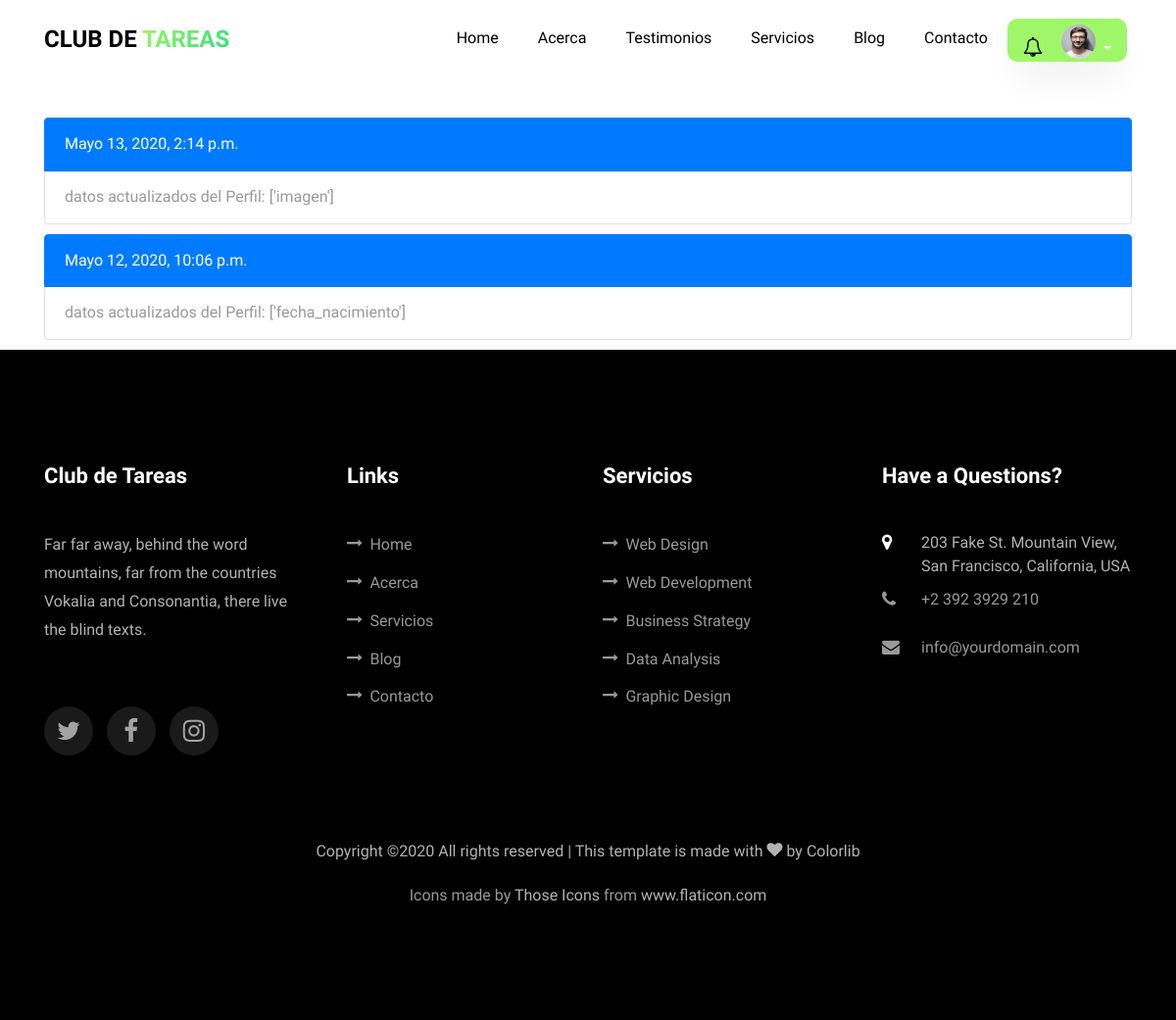
The app's page /historial/ (signed in), older data.
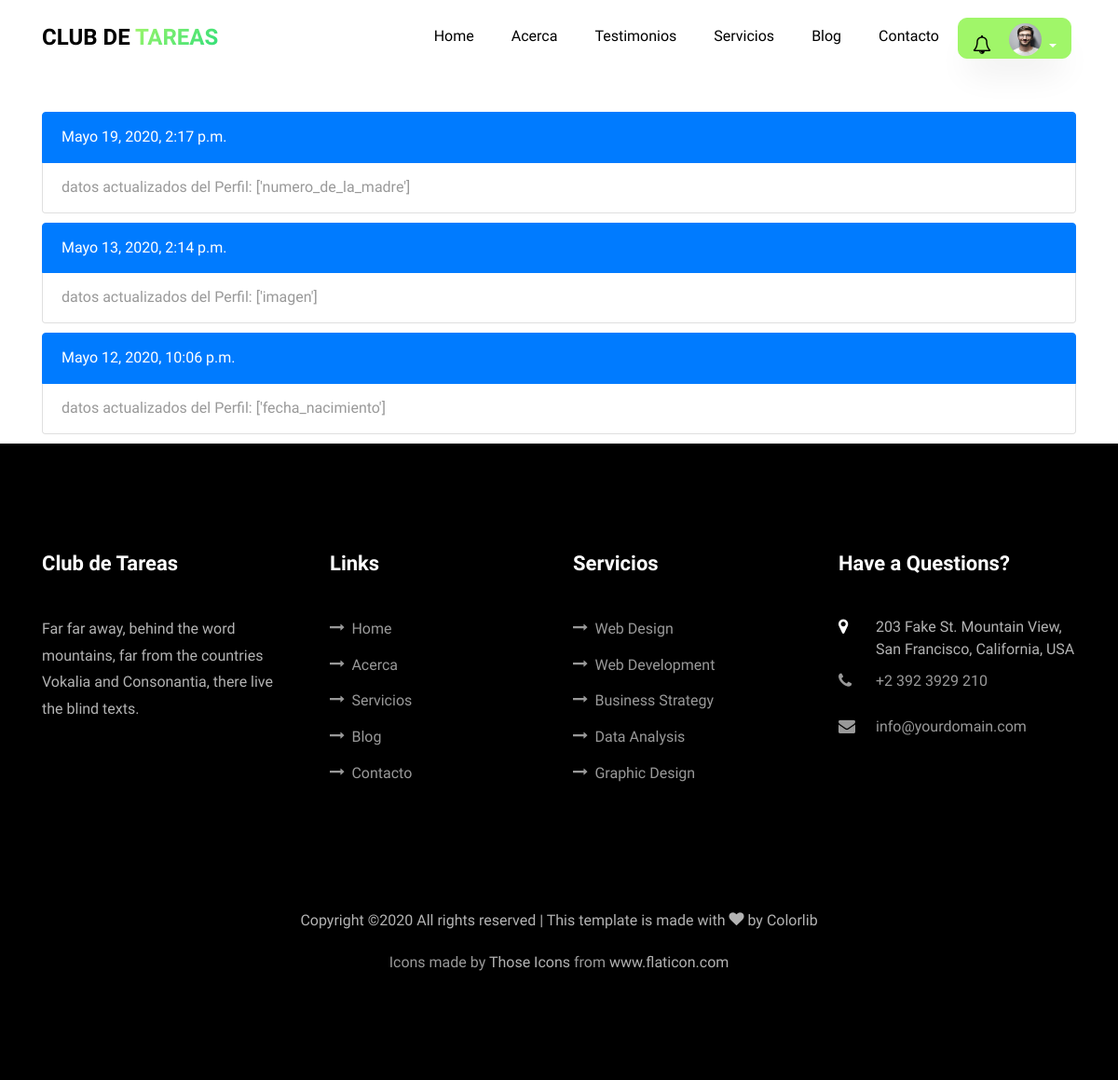
The same page, newer data.
### usuario/models.py (models this page shows, shortened)
class Usuario(AbstractBaseUser,PermissionsMixin):
    imagen       =  models.ImageField(default='default.jpg',upload_to='profile_pics')
    email        =  models.EmailField(max_length=60,blank=True)
    facebook     =  models.CharField(max_length=100,blank=True)
    username     =  models.CharField(max_length=30,unique=True)
    nombre       =  models.CharField(max_length=100)
    apellido     =  models.CharField(max_length=100)
    edad         =  models.IntegerField(blank=True,null=True)
    padecimientos = models.TextField(verbose_name="padecimientos",blank=True)
    asistencia = models.CharField(verbose_name="Días de asistencia",max_length=100,blank=True)
    enfoque = models.CharField(verbose_name="Area en la que guste que se enfocará la atención",max_length=100,blank=True)
    nombre_de_la_madre =  models.CharField(verbose_name="Nombre de la Madre",max_length=100,blank=True)
    edad_de_la_madre =  models.IntegerField(verbose_name="Edad",blank=True, null=True)
    ocupacion_de_la_madre = models.CharField(verbose_name="Ocupación",max_length=100,blank=True)
    numero_de_la_madre   =  models.IntegerField(verbose_name="Número de contacto",blank=True,null=True)
    nombre_del_padre =  models.CharField(verbose_name="Nombre del Padre",max_length=100,blank=True)
    edad_del_padre =  models.IntegerField(verbose_name="Edad",blank=True, null=True)
    ocupacion_del_padre = models.CharField(verbose_name="Ocupación",max_length=100,blank=True)
    numero_del_padre    =  models.IntegerField(verbose_name="Número de contacto",blank=True,null=True)
    fecha_nacimiento = models.DateField(verbose_name="Fecha de nacimiento",blank=True, null=True)
    escuela      =  models.CharField(verbose_name="Nombre de la escuela",max_length=100,blank=True)
    domicilio    =  models.CharField(verbose_name="Domicilio",max_length=150,blank=True)
    status_paquetes = models.BooleanField(verbose_name="¿Tiene Paquetes Activos?",default=False)
    '''
    NIVEL_STATUS = (
         ('k','Kinder'),
         ('p','Primaria'),
         ('s','Secundaria'),
         ('b','bachillerato'),
         ('u','universidad'))
    '''
    nivel_academico = models.CharField(max_length=500,blank=True,verbose_name='Nivel académico del alumno')
    date_joined  =  models.DateTimeField(verbose_name="Fecha de ingreso",auto_now_add=True)
    last_login   =  models.DateTimeField(verbose_name="Ultima fecha de Sesión",auto_now=True)
    is_admin     =  models.BooleanField(verbose_name="¿Es Administrador?",default=False)
    is_active    =  models.BooleanField(verbose_name="¿Esta Acivo?",default=True)
    is_staff     =  models.BooleanField(verbose_name="¿Es parte del Staff?",default=False)
    is_superuser =  models.BooleanField(verbose_name="¿Es Super Usuario?",default=False)
    grupo = models.OneToOneField(Group,on_delete=models.SET_NULL,null=True,blank=True)
    USERNAME_FIELD  = "username"
    REQUIRED_FIELDS = ["nombre","apellido"]
    objects = MyUsuarioManager()

### app/models.py (models this page shows)
class Historial_User(models.Model):
      mensaje = models.CharField(max_length=200)
      usuario = models.ForeignKey(settings.AUTH_USER_MODEL,related_name="historial",on_delete=models.CASCADE)
      fecha = models.DateTimeField(auto_now_add=True,null=True)
      class Meta:
          verbose_name_plural= "Actividad de los Usuarios"

### app/views.py (the view)
# urls.py: path('historial/',views.historial,name='historial'),
@login_required
def historial(request):
    historial = request.user.historial.all().order_by('-fecha')
    context = {
    'historial': historial
    }
    return render(request,'app/historial.html',context)

### app/templates/app/historial.html (shortened to what this page needs)
{% extends 'main/base.html' %}
{% load static %}
{% block content %}
<section>
  <div class="container">
    <div class="row"  style="margin-top:120px">
        <div class="col-md-12 ftco-animate">
          {% if historial %}
              {% for instancia in historial %}
              <ul class="list-group" style="padding-bottom: 10px">
                    <li class="list-group-item active">{{instancia.fecha }}</li>
                    <li class="list-group-item">{{ instancia.mensaje}}</li>
              </ul>
              {% endfor %}
          {% else %}
          <ul class="list-group" style="padding-bottom: 80px">
                <li class="list-group-item">Los campos de Perfil no han sido actualizados</li>
          </ul>
          {% endif%}
        </div>
        </div>
    </div>
</section>
{% endblock content%}

### templates/main/base.html (shortened to what this page needs)
{% load static %}
{% load notifications_tags %}
{% notifications_unread as unread_count %}
<!DOCTYPE html>
<html lang="es">
  <head>
    <link rel="stylesheet" href="{% static 'main/css/fonts.css'%}">
    <link rel="stylesheet" href="{% static 'main/css/open-iconic-bootstrap.min.css'%}">
    <link rel="stylesheet" href="{% static 'main/css/animate.css'%}">
    <link rel="stylesheet" href="{% static 'main/css/search.css'%}">
    <link rel="stylesheet" href="{% static 'main/css/owl.carousel.min.css'%}">
    <link rel="stylesheet" href="{% static 'main/css/owl.theme.default.min.css'%}">
    <link rel="stylesheet" href="{% static 'main/css/magnific-popup.css'%}">
    <link rel="stylesheet" href="{% static 'main/css/aos.css'%}">
    <link rel="stylesheet" href="{% static 'main/css/ionicons.min.css'%}">
    <link rel="stylesheet" href="{% static 'main/css/flaticon.css' %}">
    <link rel="stylesheet" href="{% static 'main/css/icomoon.css' %}">
    <link rel="stylesheet" href="{% static 'main/css/style.css' %}">
    <link rel="stylesheet" href="{% static 'main/css/fix.css' %}">
    <link rel='stylesheet' href="https://cdnjs.cloudflare.com/ajax/libs/fullcalendar/3.1.0/fullcalendar.min.css" />
  </head>
  <body  data-target=".site-navbar-target" data-offset="300">
  <nav class="navbar navbar-expand-lg navbar-dark ftco_navbar bg-dark ftco-navbar-light site-navbar-target" id="ftco-navbar">
	    <div class="container">
	      <a class="navbar-brand" href="{% url 'blog:home' %}">Club de <span>Tareas</span></a>
	      <div class="collapse navbar-collapse" id="ftco-nav">
	        <ul class="navbar-nav nav ml-auto" style="text-align:center">
	          <li class="nav-item"><a href="{% url 'blog:home' %}" class="nav-link"><span>Home</span></a></li>
	          <li class="nav-item"><a href="{% url 'blog:about' %}"  class="nav-link"><span>Acerca</span></a></li>
	          <li class="nav-item"><a href="{% url 'blog:testimony' %}"  class="nav-link"><span>Testimonios</span></a></li>
	          <li class="nav-item"><a href="{% url 'blog:services' %}" class="nav-link"><span>Servicios</span></a></li>
            <li class="nav-item"><a href="{% url 'blog:blog' %}" class="nav-link"><span>Blog</span></a></li>
            <li class="nav-item"><a href="{% url 'blog:contact' %}" class="nav-link"><span>Contacto</span></a></li>
          </ul>
          <ul class="nav navbar-nav navbar-right" style="text-align: right">
            {% if request.user.is_authenticated %}
            <div class="dropdown" style="padding-right:5px;margin:0;">
                    <a style="border-radius: 10px 10px 10px 10px !important;
                             -moz-border-radius: 10px 10px 10px 10px;
                             -webkit-border-radius: 10px 10px 10px 10px;padding-bottom:0; padding-top:0;padding-left:15px;padding-right:15px;"
                      class="btn btn-secondary dropdown-toggle" href="#" role="button" id="dropdownMenuLink" data-toggle="dropdown" aria-haspopup="true" aria-expanded="false">
                      <div style="display: inline-block;position: relative;margin-right:10px;">
                        <i class="fa fa-bell-o" style="font-size: 20px;color: black;"></i>
                      </div>
                          <div class="inset" style="margin-left: 5px;display: inline-block;">
                            <img src="{{ request.user.imagen.url }}">
                          </div>
                    </a>
              </div>
            {% else %}
              <li class="nav-item"><a href="{% url 'app:login' %}"  class="nav-link"><span>Login</span></a></li>
            </ul>
          {% endif %}
	      </div>
	    </div>
	  </nav>
    {% block content %}{% endblock %}
    <footer class="ftco-footer ftco-section">
      <div class="container">
        <div class="row mb-5">
          <div class="col-md">
            <div class="ftco-footer-widget mb-4">
              <h2 class="ftco-heading-2">Club de Tareas</h2>
              <p>Far far away, behind the word mountains, far from the countries Vokalia and Consonantia, there live the blind texts.</p>
              <ul class="ftco-footer-social list-unstyled float-md-left float-lft mt-5">
                <li class="ftco-animate"><a href="#"><span class="icon-twitter"></span></a></li>
                <li class="ftco-animate"><a href="#"><span class="icon-facebook"></span></a></li>
                <li class="ftco-animate"><a href="#"><span class="icon-instagram"></span></a></li>
              </ul>
            </div>
          </div>
          <div class="col-md">
            <div class="ftco-footer-widget mb-4 ml-md-4">
              <h2 class="ftco-heading-2">Links</h2>
              <ul class="list-unstyled">
                <li><a href="{% url 'blog:home' %}" ><span class="icon-long-arrow-right mr-2"></span>Home</a></li>
                <li><a href="{% url 'blog:about' %}"><span class="icon-long-arrow-right mr-2"></span>Acerca</a></li>
                <li><a href="{% url 'blog:services' %}"><span class="icon-long-arrow-right mr-2"></span>Servicios</a></li>
                <li><a href="{% url 'blog:blog' %}"><span class="icon-long-arrow-right mr-2"></span>Blog</a></li>
                <li><a href="{% url 'blog:contact' %}"><span class="icon-long-arrow-right mr-2"></span>Contacto</a></li>
              </ul>
            </div>
          </div>
          <div class="col-md">
             <div class="ftco-footer-widget mb-4">
              <h2 class="ftco-heading-2">Servicios</h2>
              <ul class="list-unstyled">
                <li><a href="#"><span class="icon-long-arrow-right mr-2"></span>Web Design</a></li>
                <li><a href="#"><span class="icon-long-arrow-right mr-2"></span>Web Development</a></li>
                <li><a href="#"><span class="icon-long-arrow-right mr-2"></span>Business Strategy</a></li>
                <li><a href="#"><span class="icon-long-arrow-right mr-2"></span>Data Analysis</a></li>
                <li><a href="#"><span class="icon-long-arrow-right mr-2"></span>Graphic Design</a></li>
              </ul>
            </div>
          </div>
          <div class="col-md">
            <div class="ftco-footer-widget mb-4">
            	<h2 class="ftco-heading-2">Have a Questions?</h2>
            	<div class="block-23 mb-3">
	              <ul>
	                <li><span class="icon icon-map-marker"></span><span class="text">203 Fake St. Mountain View, San Francisco, California, USA</span></li>
	                <li><a href="#"><span class="icon icon-phone"></span><span class="text">+2 392 3929 210</span></a></li>
	                <li><a href="#"><span class="icon icon-envelope"></span><span class="text">info@yourdomain.com</span></a></li>
	              </ul>
	            </div>
            </div>
          </div>
        </div>
        <div class="row">
          <div class="col-md-12 text-center">
            <p>
  Copyright &copy;<script>document.write(new Date().getFullYear());</script> All rights reserved | This template is made with <i class="icon-heart color-danger" aria-hidden="true"></i> by <a href="https://colorlib.com" target="_blank">Colorlib</a>
  </p>
        Icons made by <a href="https://www.flaticon.com/authors/those-icons" title="Those Icons">Those Icons</a> from <a href="https://www.flaticon.com/" title="Flaticon"> www.flaticon.com</a>
          </div>
        </div>
      </div>
    </footer>
  </body>
</html>

### static/main/css/icomoon.css (style rules this page uses)
[class^="icon-"], [class*=" icon-"] { font-family: 'icomoon' !important; speak: none; font-style: normal; font-weight: normal; font-variant: normal; text-transform: none; line-height: 1; -webkit-font-smoothing: antialiased; -moz-osx-font-smoothing: grayscale; }
.icon-heart:before { content: "\f004"; }
.icon-map-marker:before { content: "\f041"; }
.icon-phone:before { content: "\f095"; }
.icon-envelope:before { content: "\f0e0"; }
.icon-long-arrow-right:before { content: "\f178"; }

### static/main/css/fix.css (style rules this page uses)
.inset { width: 35px; height: 35px; border-radius: 50%; background-color: transparent !important; z-index: 999; padding-top: 5px; }
.inset img { border-radius: inherit; width: inherit; height: inherit; display: block; position: relative; z-index: 998; }

Row changes from the older to the newer data that the page shows:
added Historial_User: fecha "Mayo 19, 2020, 2:17 p.m.", mensaje "datos actualizados del Perfil: ['numero_de_la_madre']"
